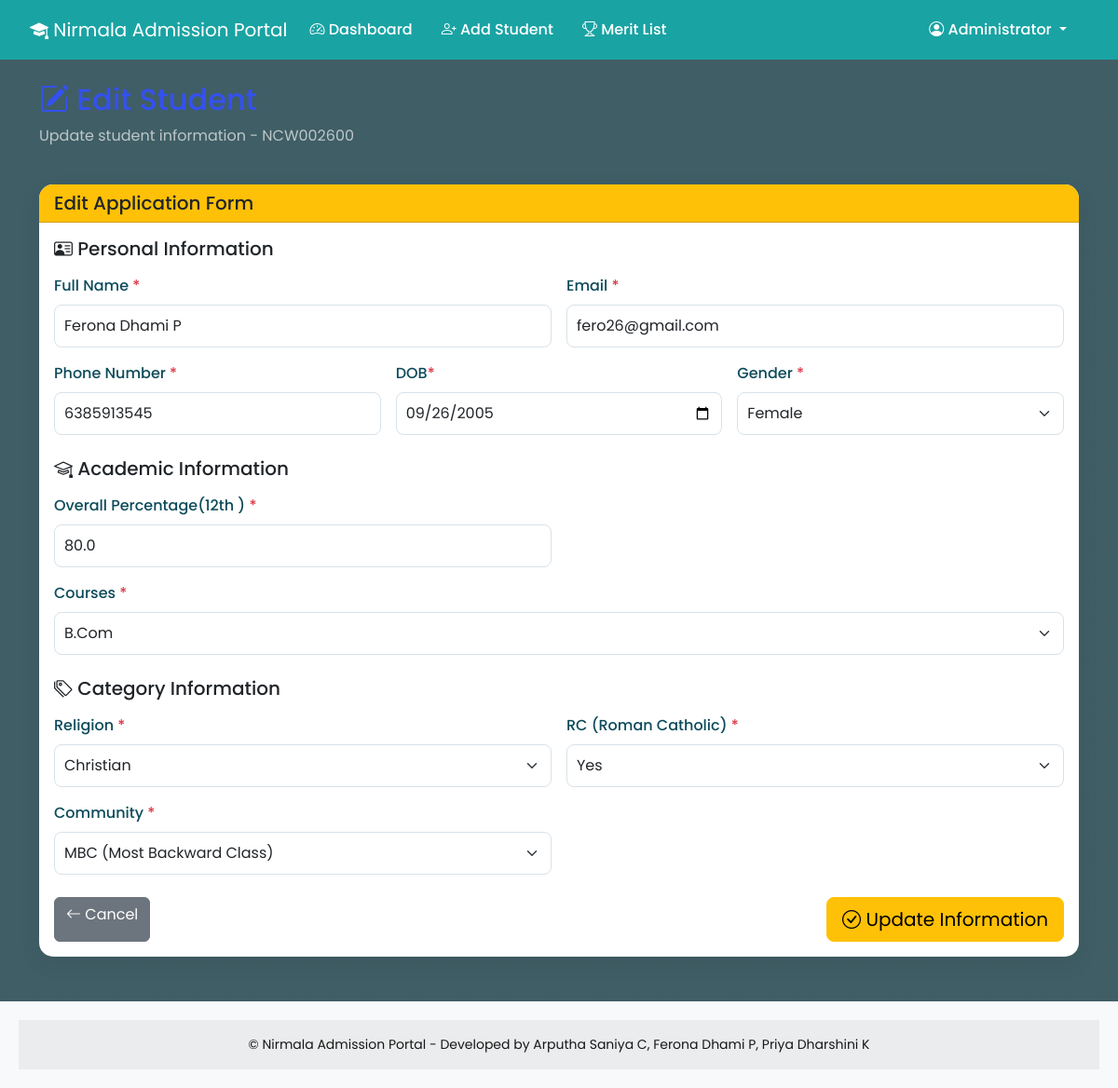
Screenshot of /edit_student/3 (signed in) with the database file from the repository.
### app.py (models this page shows, shortened)
class Student(db.Model):
    id             = db.Column(db.Integer, primary_key=True)
    application_id = db.Column(db.String(20), unique=True, nullable=False)
    name           = db.Column(db.String(100), nullable=False)
    email          = db.Column(db.String(100), nullable=False)
    phone          = db.Column(db.String(15),  nullable=False)
    dob            = db.Column(db.String(10),  nullable=False)
    gender         = db.Column(db.String(10),  nullable=False)
    twelfth_marks = db.Column(db.Float, nullable=False)
    maths_marks       = db.Column(db.Float, nullable=True)
    physics_marks     = db.Column(db.Float, nullable=True)
    chemistry_marks   = db.Column(db.Float, nullable=True)
    biology_marks     = db.Column(db.Float, nullable=True)
    commerce_marks    = db.Column(db.Float, nullable=True)
    accountancy_marks = db.Column(db.Float, nullable=True)
    history_marks     = db.Column(db.Float, nullable=True)
    geography_marks   = db.Column(db.Float, nullable=True)
    economics_marks   = db.Column(db.Float, nullable=True)
    religion  = db.Column(db.String(50), nullable=False)
    community = db.Column(db.String(50), nullable=False)
    course = db.Column(db.String(100), nullable=False)
    rc = db.Column(db.String(10))
    merit_score  = db.Column(db.Float, nullable=False)
    cutoff_score = db.Column(db.Float, nullable=True)
    admission_status = db.Column(db.String(20), default='Pending')
    created_at       = db.Column(db.DateTime,   default=db.func.current_timestamp())

### app.py (the view, shortened to what this page needs)
@app.route('/edit_student/<int:id>', methods=['GET', 'POST'])
@login_required
def edit_student(id):
    student = Student.query.get_or_404(id)
    return render_template('edit_student.html',
                           student=student,
                           course_subjects=COURSE_SUBJECTS,
                           cutoff_formulas=CUTOFF_FORMULAS,
                           subject_labels=SUBJECT_LABELS)

### app.py (called while the page is built)
def login_required(f):
    @wraps(f)
    def decorated_function(*args, **kwargs):
        if 'staff_id' not in session:
            flash('Please login to access this page.', 'warning')
            return redirect(url_for('login'))
        return f(*args, **kwargs)
    return decorated_function

### templates/edit_student.html (shortened to what this page needs)
{% extends "base.html" %}
{% block content %}
<div class="container mt-4 mb-5">
    <div class="row mb-4">
        <div class="col">
            <h2><i class="bi bi-pencil-square"></i> Edit Student</h2>
            <p class="text-muted">Update student information - {{ student.application_id }}</p>
        </div>
    </div>
    <div class="card">
        <div class="card-header bg-warning text-dark">
            <h5 class="mb-0">Edit Application Form</h5>
        </div>
        <div class="card-body">
            <form method="POST" action="{{ url_for('edit_student', id=student.id) }}">
                <h5 class="mb-3"><i class="bi bi-person-vcard"></i> Personal Information</h5>
                <div class="row g-3 mb-4">
                    <div class="col-md-6">
                        <label for="name" class="form-label">Full Name <span class="text-danger">*</span></label>
                        <input type="text" class="form-control" id="name" name="name" value="{{ student.name }}" required>
                    </div>
                    <div class="col-md-6">
                        <label for="email" class="form-label">Email <span class="text-danger">*</span></label>
                        <input type="email" class="form-control" id="email" name="email" value="{{ student.email }}" required>
                    </div>
                    <div class="col-md-4">
                        <label for="phone" class="form-label">Phone Number <span class="text-danger">*</span></label>
                        <input type="tel" class="form-control" id="phone" name="phone" value="{{ student.phone }}" pattern="[0-9]{10}" required>
                    </div>
                    <div class="col-md-4">
                        <label for="dob" class="form-label">DOB<span class="text-danger">*</span></label>
                        <input type="date" class="form-control" id="dob" name="dob" value="{{ student.dob }}" required>
                    </div>
                    <div class="col-md-4">
                        <label for="gender" class="form-label">Gender <span class="text-danger">*</span></label>
                        <select class="form-select" id="gender" name="gender" required>
                            <option value="Female" {% if student.gender == 'Female' %}selected{% endif %}>Female</option>
                        </select>
                    </div>
                </div>
                <h5 class="mb-3"><i class="bi bi-mortarboard"></i> Academic Information</h5>
                <div class="row g-3 mb-4">
                    <div class="col-md-6">
                        <label for="twelfth_marks" class="form-label">Overall Percentage(12th ) <span class="text-danger">*</span></label>
                        <input type="number" step="0.01" min="0" max="100" class="form-control" id="twelfth_marks" name="twelfth_marks" value="{{ student.twelfth_marks }}" required>
                    </div>
                    <div class="col-md-12">
                        <label for="course" class="form-label">Courses <span class="text-danger">*</span></label>
                        <select class="form-select" id="course" name="course" required onchange="updateSubjectFields()">
                            {% set courses_list = ['B.Sc Mathematics','B.Sc Chemistry','B.Sc Botany','B.Sc Zoology','B.Sc Physics','B.Sc Geography','B.A History','B.A Economics','B.Com'] %}
                            {% for c in courses_list %}
                            <option value="{{ c }}" {% if student.course == c %}selected{% endif %}>{{ c }}</option>
                            {% endfor %}
                        </select>
                    </div>
                </div>
                <h5 class="mb-3"><i class="bi bi-tags"></i> Category Information</h5>
                <div class="row g-3 mb-4">
                    <div class="col-md-6">
                       <label for="religion" class="form-label">Religion <span class="text-danger">*</span></label>
                       <select class="form-select" id="religion" name="religion" required>
                            {% for val, lbl in [('Hindu','Hindu'),('Muslim','Muslim'),('Christian','Christian'),('Sikh','Sikh'),('Jain','Jain'),('Buddhist','Buddhist'),('Other','Other')]  %}
                            <option value="{{ val }}" {% if student.religion == val %}selected{% endif %}>{{ lbl }}</option>
                            {% endfor %}
                        </select>
                    </div>
                     <div class="col-md-6">
                       <label for="rc" class="form-label">RC (Roman Catholic) <span class="text-danger">*</span></label>
                       <select class="form-select" id="rc" name="rc" required>
                            {% for val, lbl in [('Yes','Yes'),('No','No')]  %}
                            <option value="{{ val }}" {% if student.rc == val %}selected{% endif %}>{{ lbl }}</option>
                            {% endfor %}
                        </select>
                    </div>
                    <div class="col-md-6">
                        <label for="community" class="form-label">Community <span class="text-danger">*</span></label>
                        <select class="form-select" id="community" name="community" required>
                          {% for val, lbl in [('SC','SC (Scheduled Caste)'),('ST','ST (Scheduled Tribe)'),('OBC','OBC (Other Backward Class)'),('MBC','MBC (Most Backward Class)'),('BC','BC (Backward Class)'),('General','General')] %}
                          <option value="{{ val }}" {% if student.community == val %}selected{% endif %}>{{ lbl }}</option>{% endfor %}</select>
                    </div>
                </div>
                <div class="d-flex justify-content-between">
                    <a href="{{ url_for('students') }}" class="btn btn-secondary">
                        <i class="bi bi-arrow-left"></i> Cancel
                    </a>
                    <button type="submit" class="btn btn-warning btn-lg">
                        <i class="bi bi-check-circle"></i> Update Information
                    </button>
                </div>
            </form>
        </div>
    </div>
</div>
{% endblock %}

### static/css/style.css (style rules this page uses)
body { font-family: 'Poppins', sans-serif; background: linear-gradient(rgba(0,40,50,0.75), rgba(0,40,50,0.75)), url("https://i.ytimg.com/vi/rQDa7xuBbp0/maxresdefault.jpg"); background-size: cover; background-position: center; background-attachment: fixed; background-repeat: no-repeat; }
.container h2, .container h3, .container h4, .container h5:not(.card h5):not(.card-header h5):not(.modal h5), .container > .row > .col > h2, .container > .row > .col > p { color: rgb(52, 81, 241) !important; }
.container > .row > .col > p.text-muted { color: rgba(255, 255, 255, 0.65) !important; }
.card { border: none; border-radius: 15px; box-shadow: 0 8px 25px rgba(0,0,0,0.07); transition: 0.3s; }
.card-header { background: #e8f6f6; border-radius: 15px 15px 0 0 !important; font-weight: 600; color: #0c4b5a; font-size: 18px; }
.card h3, .card h4, .card h5, .card h6, .card p, .card label, .card span { color: inh }
.form-label { font-weight: 500; color: #0c4b5a; }
.form-control, .form-select { border-radius: 8px; padding: 10px; border: 1px solid #d7e2e9; }
.card { animation: fadeIn 0.5s ease; }

### rows the page displays
Student: application_id "NCW002600", name "Ferona Dhami P", email "fero26@gmail.com", phone "6385913545", dob "09/26/2005", gender "Female", twelfth_marks "80.0", course "B.Com", religion "Christian", community "MBC (Most Backward Class)"

### other values shown
{{ session.get('staff_name') }} "Administrator"
form field rc "Yes"
